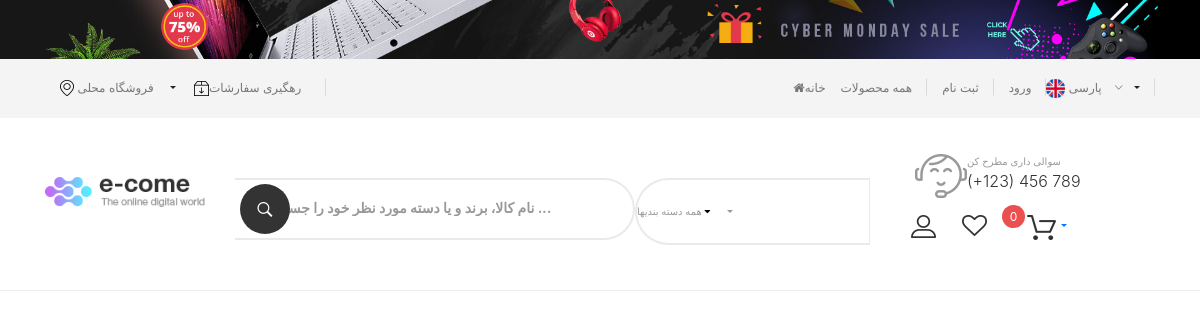
The app's page /, older data.
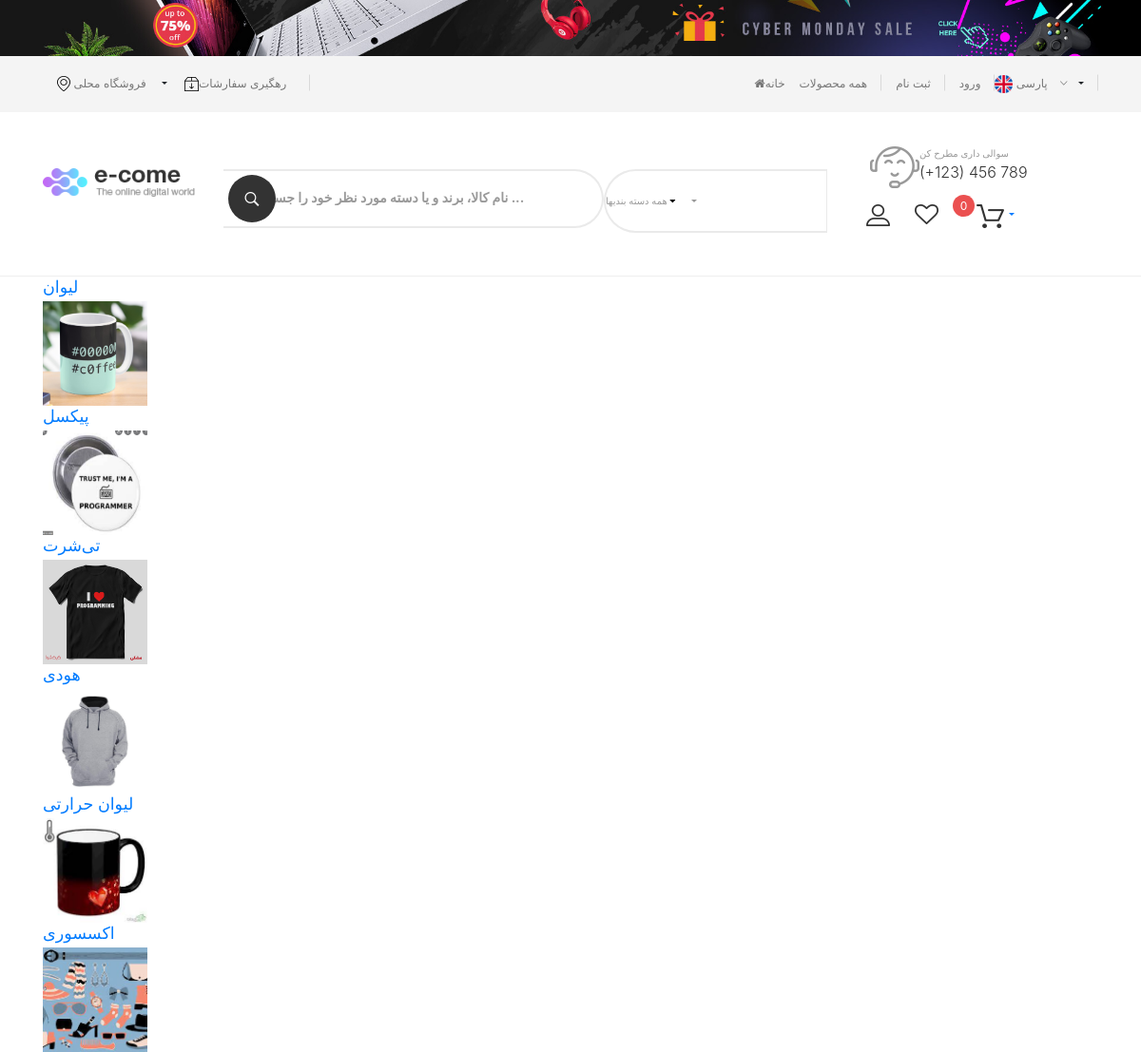
The same page, newer data.
### home/models.py (models this page shows, shortened)
class Category(models.Model):
    sub_category = models.ForeignKey('self', on_delete=models.CASCADE, null=True, blank=True, related_name='sub')
    is_subcategory = models.BooleanField(default=False)
    name = models.CharField(max_length=50)
    slug = models.SlugField(allow_unicode=True, unique=True, null=True, blank=True)
    created = models.DateTimeField(auto_now_add=True)
    update = models.DateTimeField(auto_now=True)
    image = models.ImageField(upload_to='category', null=True, blank=True)
    def get_absolute_url(self):
        return reverse('home:category', args=[self.slug])

### home/views.py (the view)
# urls.py: path('', views.mainpage, name='mainpage'),  # name for use in template
def mainpage(request):
    categories = Category.objects.filter(is_subcategory=False)
    return render(request, 'home/home.html', {'categories': categories})

### home/templates/home/home.html (shortened to what this page needs)
{% extends 'base.html' %}
{% load static %}
{% block body %}
    <div class="header-center">
        <div class="container container-240">
            <div class="row flex">
                <div class="col-lg-2 col-md-2 col-sm-6 col-xs-6 v-center header-logo">
                    <a href="#"><img src="{% static 'img/logo.png' %}" alt="" class="img-reponsive"></a>
                </div>
                <div class="col-lg-7 col-md-7 v-center header-search hidden-xs hidden-sm">
                    <form method="get" class="searchform ajax-search" action="/search" role="search">
                        <label>
                            <input type="text" onblur="if (this.value==='') this.value = this.defaultValue"
                                   onfocus="if (this.value===this.defaultValue) this.value = ''" name="q"
                                   class="form-control"
                                   placeholder="نام کالا، برند و یا دسته مورد نظر خود را جستجو کنید ...">
                        </label>
                        <div class="search-panel">
                            <a class="dropdown-toggle" data-toggle="dropdown" href='#'>همه دسته بندیها <span
                                    class="fa fa-caret-down"></span></a>
                        </div>
                        <span class="input-group-btn">
                            <button class="button_search" type="button"><i class="ion-ios-search-strong"></i></button>
                        </span>
                    </form>
                </div>
                <div class="col-lg-3  col-md-3 col-sm-6 col-xs-6 v-center header-sub">
                    <div class="right-panel">
                        <div class="header-sub-element hidden-xs hidden-sm">
                            <div class="sub-left">
                                <img src="{% static 'img/icon-call.png' %}" alt="">
                            </div>
                            <div class="sub-right">
                                <span>سوالی داری مطرح کن</span>
                                <div class="phone">(+123) 456 789</div>
                            </div>
                        </div>
                        <div class="header-sub-element row">
                            <a class="hidden-xs hidden-sm" href=""><img src="{% static 'img/icon-user.png' %}"
                                                                        alt=""></a>
                            <a href="#"><img src="{% static 'img/icon-heart.png' %}" alt=""></a>
                            <div class="cart">
                                <a href="#" class="dropdown-toggle" data-toggle="dropdown" role="button"
                                   aria-haspopup="true" aria-expanded="false" id="label5">
                                    <img src="{% static 'img/icon-cart.png' %}" alt="">
                                    <span class="count cart-count">0</span>
                                </a>
                            </div>
                        </div>
                    </div>
                </div>
            </div>
        </div>
    </div>
    <div class="container">
        {% for category in categories %}
            <a href="{{ category.get_absolute_url }}">
                <h3>{{ category.name }}</h3>
                <img src="{{ category.image.url }}" style="width: 110px; height: 110px;" alt=""/>
            </a>
        {% endfor %}
    </div>
{% endblock %}

### templates/base.html (shortened to what this page needs)
{% load static %}
<!DOCTYPE html>
<html lang="en">
<head>
    <link rel="stylesheet" href="{% static 'css/slick.css' %}">
    <link rel="stylesheet" href="{% static 'css/owl.carousel.min.css' %}">
    <link rel="stylesheet" href="{% static 'css/slick-theme.css' %}">
    <link rel="stylesheet" href="{% static 'css/owl.theme.default.min.css' %}">
    <link rel="stylesheet" type="text/css" href="{% static 'css/style.css' %}">
    <link rel="stylesheet" href="https://cdn.jsdelivr.net/npm/bootstrap@4.0.0/dist/css/bootstrap.min.css">
</head>
<body>
    {% include 'navbar.html' %}
    {% block body %}
    {% endblock %}
</body>
</html>

### templates/navbar.html (shortened to what this page needs)
{% load static %}
<header id="header" class="header-v1">
    <div class="header-top-banner">
        <a href="#"><img src="{% static 'img/banner-top.jpg' %}" alt="" class="img-reponsive"></a>
    </div>
    <div class="topbar">
        <div class="container container-240">
            <div class="row flex">
                <div class="col-md-6 col-sm-6 col-xs-4 flex-left">
                    <div class="topbar-left">
                        <div class="element element-store hidden-xs hidden-sm">
                            <a id="label1" class="dropdown-toggle" data-toggle="dropdown" role="button"
                               aria-haspopup="true" aria-expanded="false">
                                <img src="{% static 'img/icon-map.png' %}" alt="">
                                <span>فروشگاه محلی</span>
                            </a>
                        </div>
                        <div class="element hidden-xs hidden-sm">
                            <a href="#"><img src="{% static 'img/icon-track.png' %}" alt=""><span>رهگیری سفارشات</span></a>
                        </div>
                    </div>
                </div>
                <div class="col-md-6 col-sm-6 col-xs-8 flex-right">
                    <div class="topbar-right">
                        <div class="element hidden-xs hidden-sm">
                            <a href="{% url 'home:mainpage' %}"><i class="fa fa-home">خانه</i></a>
                        </div>
                        <div class="element hidden-xs hidden-sm">
                            <a href="{% url 'home:products' %}"><i class="fa">همه محصولات</i></a>
                        </div>
                        {% if user.is_authenticated %}
                            <div class="element hidden-xs hidden-sm">
                                <a href="{% url 'account:dashboard' %}">حساب من</a>
                            </div>
                        {% else %}
                            <div class="element hidden-xs hidden-sm">
                                <a href="{% url 'account:register' %}"> ثبت نام </a>
                            </div>
                            <div class="element hidden-xs hidden-sm">
                                <a href="{% url 'account:login' %}">ورود</a>
                            </div>
                        {% endif %}
                        <div class="element element-leaguage">
                            <a id="label2" class="dropdown-toggle" data-toggle="dropdown" role="button"
                               aria-haspopup="true" aria-expanded="false">
                                <img src="{% static 'img/icon-l.png' %}" alt="">
                                <span>پارسی</span>
                                <span class="ion-ios-arrow-down f-10 e-arrow"></span>
                            </a>
                        </div>
                    </div>
                </div>
            </div>
        </div>
    </div>
</header>

Row changes from the older to the newer data that the page shows:
added Category: name "لیوان", image (picture)
added Category: name "پیکسل", image (picture)
added Category: name "تی‌شرت", image (picture)
added Category: name "هودی", image (picture)
added Category: name "لیوان حرارتی", image (picture)
added Category: name "اکسسوری", image (picture)
